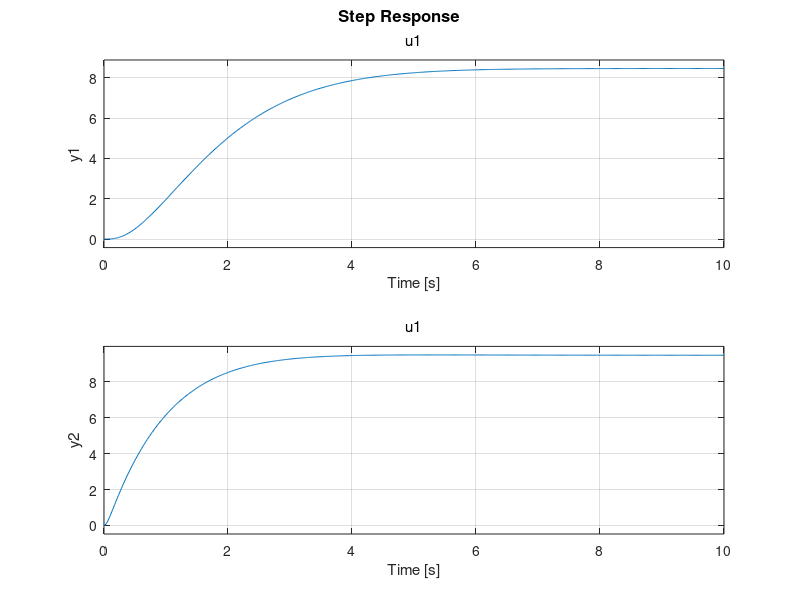
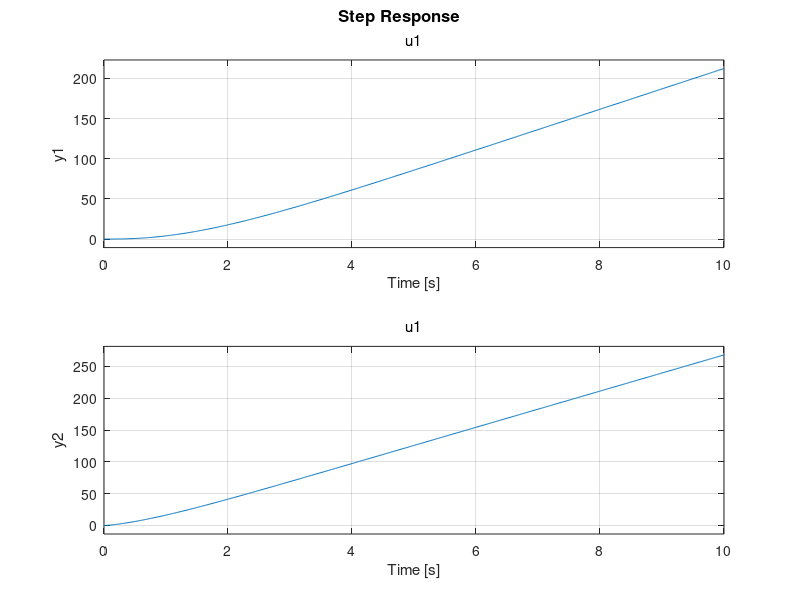

These figures' MATLAB source, in order: (Note: this script raises an error after producing the figures.)
clear all; close all; clc;

ap = [-1.0189 0.90506; 0.82225 -1.0774]; %x1 = alpha x2 = q
bp = [-2.1499e-3; -1.7555e-1 ];  % Elevator input
cp = [57.29578 0; 0 57.29578];  % y1 = alpha, y2 = q
dp = [0 ;0];
sysp = ss(ap, bp, cp, dp); %plant
sysa = ss(-20.2, 20.2, -1, 0); %actuator and sign change
[sys1]=series(sysa, sysp); %actuator then plant
sysf = ss(-10, [10 0], [1; 0], [0 0; 0 1]);  %alpha filter
[sys2] = series(sys1, sysf);  %actuator + plant + filter
[a b c d] = ssdata(sys2);  %axtract a, b, c, d
acl = a -b*[0.08 0]*c;  %close alpha-loop

[z, p, k]=ss2zp(acl, b, c(2,:),0);  % q/u1 transf. fn
sys3 = ss(acl, b, c,[0;0]);
figure 
step(sys3, 10)
sysi = ss(0, 3, 1, 1);
sys4 = series(sysi, sys3);
figure 
step(sys4, 10)
[aa bb cc dd]=ssdata(sys4);
k = linspace(0, .9,1000);
r = rlocus(aa, bb, cc(2,:),0,k);
figure
plot(r)
axis = ([-16, 0, -8, 8]);
grid on
 title("Root Locus to find K", "FontSize", 20);

%%

acl2 = aa-bb*0.5*cc(2,:);   % close outer loop
sys = ss(acl2, 0.5*bb, cc(2,:),0);   %unity feedback
figure
step(sys, 3)
grid on
xlabel("Time [s]")
ylabel("Pitch rate q")
title("Pitch rate reponse with PI compensator", "FontSize", 20);
